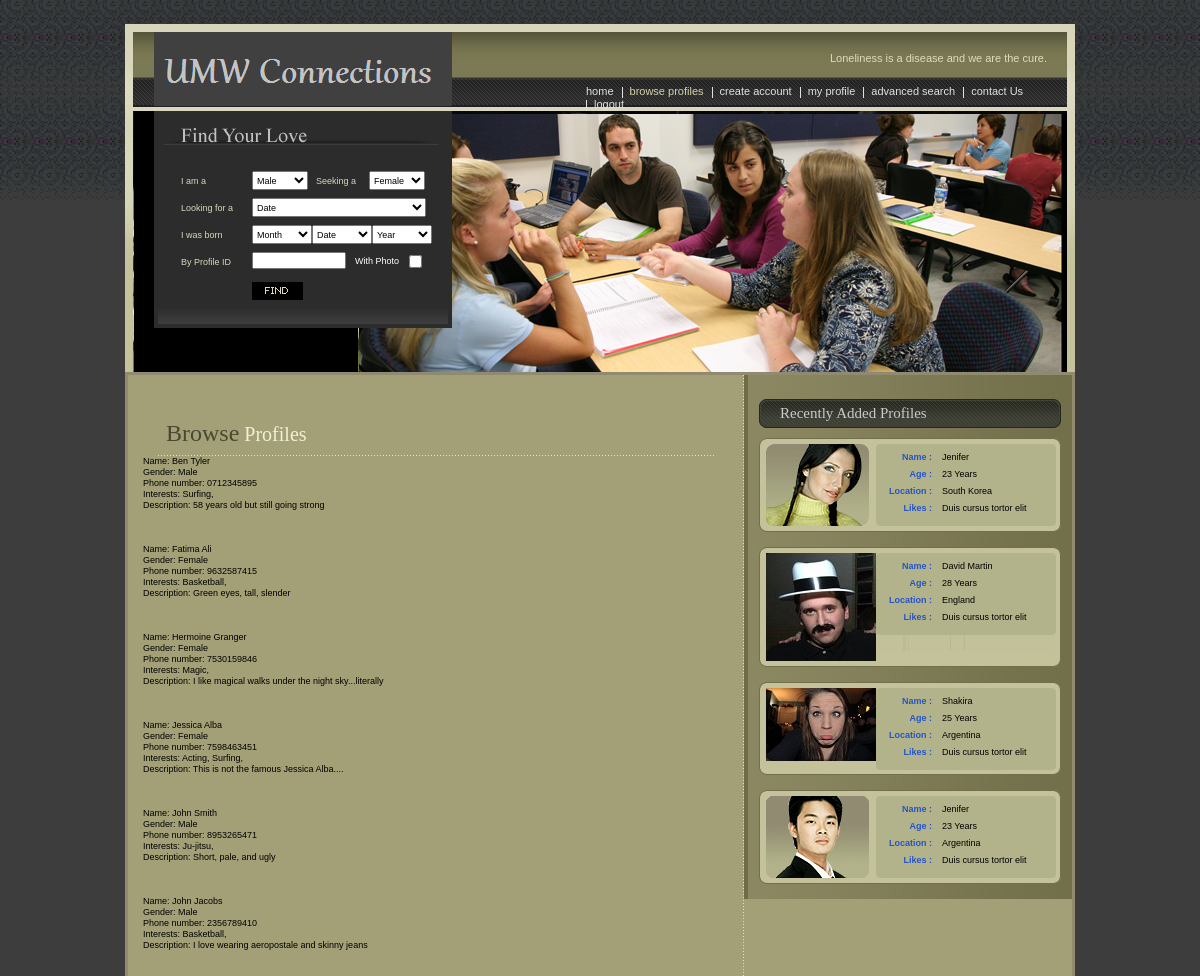
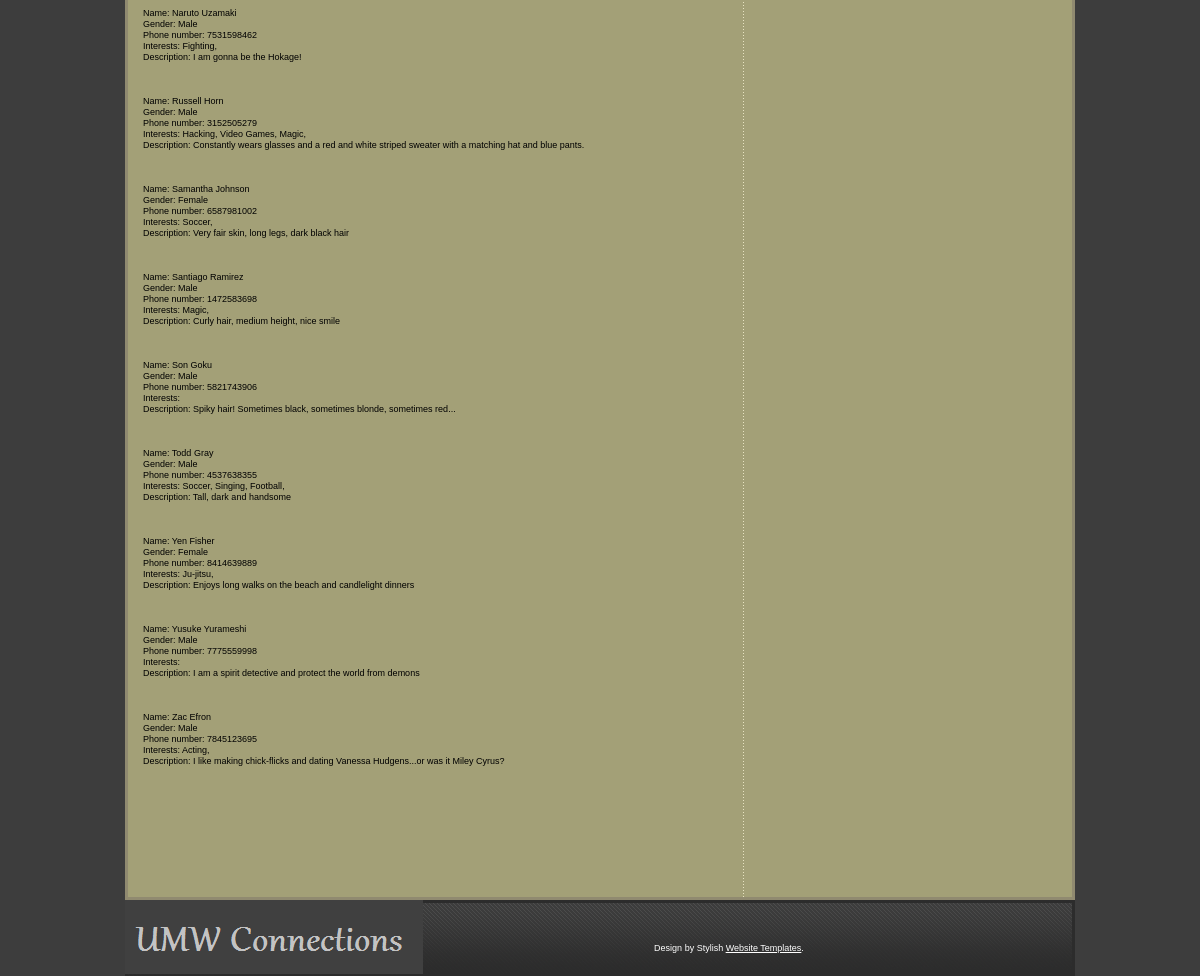
/xhtml-css/browse.php, run on the app's committed database (2 pictures, top to bottom).
### tables this page shows
CREATE TABLE IF NOT EXISTS Users (
	user_id int NOT NULL AUTO_INCREMENT PRIMARY KEY,
	email varchar(100) NOT NULL,
  	last_name varchar(25) NOT NULL,
  	first_name varchar(25) NOT NULL,
  	gender ENUM('Male', 'Female', 'N/A') NOT NULL DEFAULT 'N/A',
  	phone varchar(10) NOT NULL DEFAULT 'N/A',
  	description blob,
  	interested_in_id int,
	classification_id int,
  	looking_for_id int,
  	image_id int,
  	CONSTRAINT login_email_fk FOREIGN KEY (email) REFERENCES Login (email),
  	CONSTRAINT classifications_classification_id_fk FOREIGN KEY (classification_id) REFERENCES Classifications (classification_id),
  	CONSTRAINT interestedIn_interested_in_id_fk FOREIGN KEY (interested_in_id) REFERENCES InterestedIn (interested_in_id),
	CONSTRAINT looking_for_looking_for_id_fk FOREIGN KEY (looking_for_id) REFERENCES Looking_For (looking_for_id),
	CONSTRAINT images_image_id_fk FOREIGN KEY (image_id) REFERENCES Images (image_id)
);

CREATE TABLE IF NOT EXISTS Interests (
	interest_id int AUTO_INCREMENT NOT NULL PRIMARY KEY,
	interest blob NOT NULL
);

### xhtml-css/browse.php (the view, shortened to what this page needs)
<!DOCTYPE html PUBLIC "-//W3C//DTD XHTML 1.0 Transitional//EN" "http://www.w3.org/TR/xhtml1/DTD/xhtml1-transitional.dtd">
<html xmlns="http://www.w3.org/1999/xhtml">
<head>
</head>
<body>
<div id="layout">
  <div id="header">
    <div id="menu"> <span class="logo"><a href="#"><img src="images/logo.gif" alt="" /></a></span>
      <p>Loneliness is a disease and we are the cure.</p>
      <ul>
        <li class="first"><a href="index.html">home</a></li>
        <li><a class="current">browse profiles</a></li>
        <li><a href="register.php">create account</a></li>
        <li><a href="my_profile.php">my profile</a></li>
        <li><a href="advanced_search.php">advanced search</a></li>
        <li><a href="contact_us.php">contact Us</a></li>
        <li><a href="logout.php">logout</a></li>
      </ul>
    </div>
    <div id="banner_inner">
      <div class="find_love">
        <h2><img src="images/find_your_love.gif" alt="" /></h2>
        <div class="form_container">
          <form action="" method="get">
            <fieldset>
            <div class="search_row">
              <div class="search_column_1">
                <label>I am a</label>
              </div>
              <div class="search_column_2">
                <select class="gender">
                  <option>Male</option>
                </select>
                <label class="seeking">Seeking a</label>
                <select class="gender">
                  <option>Female</option>
                </select>
              </div>
            </div>
            <div class="search_row">
              <div class="search_column_1">
                <label>Looking for a</label>
              </div>
              <div class="search_column_2">
                <select class="date">
                  <option>Date</option>
                </select>
              </div>
            </div>
            <div class="search_row">
              <div class="search_column_1">
                <label>I was born</label>
              </div>
              <div class="search_column_2">
                <select class="dob">
                  <option>Month</option>
                </select>
                <select class="dob">
                  <option>Date</option>
                </select>
                <select class="dob">
                  <option>Year</option>
                </select>
              </div>
            </div>
            <div class="search_row">
              <div class="search_column_1">
                <label>By Profile ID</label>
              </div>
              <div class="search_column_2">
                <input type="text" name="" value="" />
                <label class="check">With Photo</label>
                <input type="checkbox" name="" value="" class="checkbox"/>
              </div>
            </div>
            <div class="search_row last">
              <div class="search_column_1">&nbsp;</div>
              <div class="search_column_2">
                <input type="image" src="images/find_btn.gif" class="search_btn"/>
              </div>
            </div>
            </fieldset>
          </form>
        </div>
      </div>
    </div>
  </div>
  <div id="body_container">
    <div id="left_container">
     <div style="padding:20px 15px 30px 15px;">
	 <h1><span>Browse</span> Profiles</h1>
	 <?php
			include "db_connect.php";
			$query = "SELECT * FROM Users ORDER BY first_name";
			$result = mysqli_query($db, $query);
			echo "<br>";
			while($row = mysqli_fetch_array($result)){
			$userID = $row['user_id'];
			$query2 = "SELECT i.interest FROM Interests i NATURAL JOIN Users_Interests ui WHERE ui.user_id = '$userID'";
			$result2 = mysqli_query($db, $query2);
			echo "<br>";
			echo "<br>";
			echo "Name: ".$row['first_name']." ".$row['last_name'];
			echo "<br>";
			echo "Gender: ".$row['gender'];
			echo "<br>";
			echo "Phone number: ".$row['phone'];
			echo "<br>";
			echo "Interests: ";
			while ($row2 = mysqli_fetch_array($result2)){
			echo $row2['interest'];
			echo ", ";
			}
			echo "<br>";
			echo "Description: ".$row['description'];
			echo "<br>";
			echo "<br>";
			}
		?>
      <div>
        <br />
        <br />
        <br />
      </div>
      <div class="aboutcolumnzone">
      </div>
    </div>
    </div>
    <div id="right_container">
      <h5>Recently Added Profiles</h5>
      <div id="profile_container">
        <div class="profile_box">
          <div class="top_curve">
            <div class="profile_content">
              <div class="pro_photo"><a href="#"><img src="images/pic_1.gif" alt="" /></a></div>
              <div class="outer">
                <div class="pro_detail_box">
                  <div class="pro_top_curve">
                    <div class="pro_detail_content">
                      <div class="row">
                        <p class="left">Name :</p>
                        <p class="right">Jenifer</p>
                      </div>
                      <div class="row">
                        <p class="left">Age :</p>
                        <p class="right">23 Years</p>
                      </div>
                      <div class="row">
                        <p class="left">Location :</p>
                        <p class="right">South Korea</p>
                      </div>
                      <div class="row last">
                        <p class="left">Likes :</p>
                        <p class="right">Duis cursus tortor elit</p>
                      </div>
                    </div>
                  </div>
                </div>
              </div>
            </div>
          </div>
        </div>
        <div class="profile_box">
          <div class="top_curve">
            <div class="profile_content">
              <div class="pro_photo"><a href="#"><img src="images/pic_2.gif" alt="" /></a></div>
              <div class="outer">
                <div class="pro_detail_box">
                  <div class="pro_top_curve">
                    <div class="pro_detail_content">
                      <div class="row">
                        <p class="left">Name :</p>
                        <p class="right">David Martin</p>
                      </div>
                      <div class="row">
                        <p class="left">Age :</p>
                        <p class="right">28 Years</p>
                      </div>
                      <div class="row">
                        <p class="left">Location :</p>
                        <p class="right">England</p>
                      </div>
                      <div class="row last">
                        <p class="left">Likes :</p>
                        <p class="right">Duis cursus tortor elit</p>
                      </div>
                    </div>
                  </div>
                </div>
              </div>
            </div>
          </div>
        </div>
        <div class="profile_box">
          <div class="top_curve">
            <div class="profile_content">
              <div class="pro_photo"><a href="#"><img src="images/pic_3.gif" alt="" /></a></div>
              <div class="outer">
                <div class="pro_detail_box">
                  <div class="pro_top_curve">
                    <div class="pro_detail_content">
                      <div class="row">
                        <p class="left">Name :</p>
                        <p class="right">Shakira</p>
                      </div>
                      <div class="row">
                        <p class="left">Age :</p>
                        <p class="right">25 Years</p>
                      </div>
                      <div class="row">
                        <p class="left">Location :</p>
                        <p class="right">Argentina</p>
                      </div>
                      <div class="row last">
                        <p class="left">Likes :</p>
                        <p class="right">Duis cursus tortor elit</p>
                      </div>
                    </div>
                  </div>
                </div>
              </div>
            </div>
          </div>
        </div>
        <div class="profile_box last">
          <div class="top_curve">
            <div class="profile_content">
              <div class="pro_photo"><a href="#"><img src="images/pic_4.gif" alt="" /></a></div>
              <div class="outer">
                <div class="pro_detail_box">
                  <div class="pro_top_curve">
                    <div class="pro_detail_content">
                      <div class="row">
                        <p class="left">Name :</p>
                        <p class="right">Jenifer</p>
                      </div>
                      <div class="row">
                        <p class="left">Age :</p>
                        <p class="right">23 Years</p>
                      </div>
                      <div class="row">
                        <p class="left">Location :</p>
                        <p class="right">Argentina</p>
                      </div>
                      <div class="row last">
                        <p class="left">Likes :</p>
                        <p class="right">Duis cursus tortor elit</p>
                      </div>
                    </div>
                  </div>
                </div>
              </div>
            </div>
          </div>
        </div>
      </div>
    </div>
  </div>
  <div id="footer"> <span class="footer_logo"><a href="#"><img src="images/single_2_mingle.gif" alt="" /></a></span>
    <div class="footer_link">
       <ul style="color:#FFF;">
		Design by Stylish <a style="color:#FFF; text-decoration:underline;" href="http://www.stylishtemplate.com">Website Templates</a>.
      </ul>
    </div>
  </div>
</div>
</body>
</html>

### data on the page
users: first_name "Ben", last_name "Tyler", gender "Male", phone "0712345895", description "58 years old but still going strong"
interests: interest "Surfing"
users: first_name "Fatima", last_name "Ali", gender "Female", phone "9632587415", description "Green eyes, tall, slender"
interests: interest "Basketball"
users: first_name "Hermoine", last_name "Granger", gender "Female", phone "7530159846", description "I like magical walks under the night sky...literally"
interests: interest "Magic"
users: first_name "Jessica", last_name "Alba", gender "Female", phone "7598463451", description "This is not the famous Jessica Alba...."
interests: interest "Acting"
users: first_name "John", last_name "Smith", gender "Male", phone "8953265471", description "Short, pale, and ugly"
interests: interest "Ju-jitsu"
users: first_name "John", last_name "Jacobs", gender "Male", phone "2356789410", description "I love wearing aeropostale and skinny jeans"
users: first_name "Naruto", last_name "Uzamaki", gender "Male", phone "7531598462", description "I am gonna be the Hokage!"
interests: interest "Fighting"
users: first_name "Russell", last_name "Horn", gender "Male", phone "3152505279", description "Constantly wears glasses and a red and white striped sweater with a matching hat and blue pants."
interests: interest "Hacking"
interests: interest "Video Games"
users: first_name "Samantha", last_name "Johnson", gender "Female", phone "6587981002", description "Very fair skin, long legs, dark black hair"
interests: interest "Soccer"
users: first_name "Santiago", last_name "Ramirez", gender "Male", phone "1472583698", description "Curly hair, medium height, nice smile"
users: first_name "Son", last_name "Goku", gender "Male", phone "5821743906", description "Spiky hair! Sometimes black, sometimes blonde, sometimes red..."
users: first_name "Todd", last_name "Gray", gender "Male", phone "4537638355", description "Tall, dark and handsome"
interests: interest "Singing"
interests: interest "Football"
users: first_name "Yen", last_name "Fisher", gender "Female", phone "8414639889", description "Enjoys long walks on the beach and candlelight dinners"
users: first_name "Yusuke", last_name "Yurameshi", gender "Male", phone "7775559998", description "I am a spirit detective and protect the world from demons"
users: first_name "Zac", last_name "Efron", gender "Male", phone "7845123695", description "I like making chick-flicks and dating Vanessa Hudgens...or was it Miley Cyrus?"
